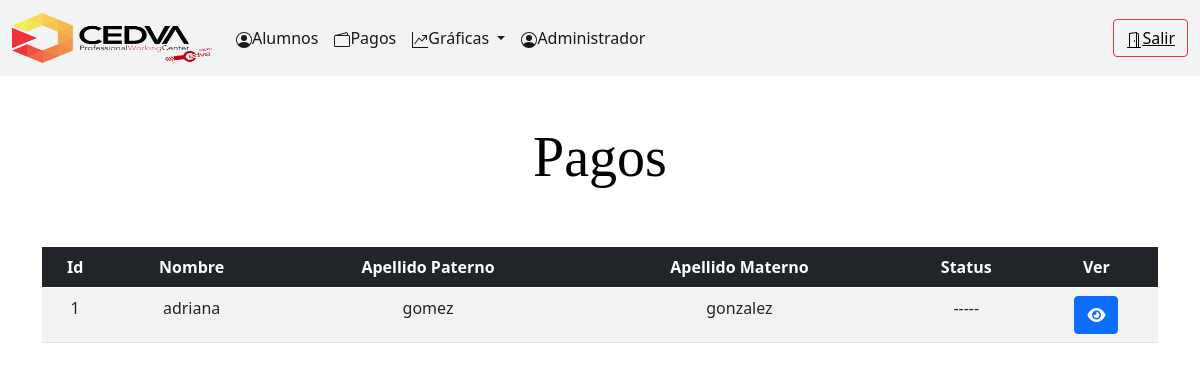
Screenshot of /pagos with the database file from the repository.
### Cedva1/models.py (models this page shows, shortened)
class Alumno(models.Model):
	especialidad = models.ForeignKey(Especialidad, related_name="subcategories1",blank=True , null= True, on_delete=models.CASCADE )
	direccion= models.ForeignKey(Direccion, related_name="subcategories2",blank=True , null= True, on_delete=models.CASCADE )
	tutor = models.ForeignKey(Tutor, related_name="subcategories3",blank=True , null= True, on_delete=models.CASCADE )
	user = models.ForeignKey(User, blank=True , null= True, on_delete=models.CASCADE )
	matricula = models.CharField(max_length=100,blank=True)
	nombreA = models.CharField(max_length=100)
	snombreA = models.CharField(max_length=100)
	apellidoPA = models.CharField(max_length=100)
	apellidoMA = models.CharField(max_length=100)
	edad = models.IntegerField()
	convenio = models.CharField(max_length=800)
	inicioCurso = models.DateField()
	finalCurso = models.DateField()
	observaciones = models.CharField(max_length=1000)
	created=models.DateTimeField(auto_now_add=True)
	update=models.DateTimeField(auto_now_add=True)
	class Meta:
		verbose_name = "alumno"
		verbose_name_plural = "alumnos"

### Pago/views.py (the view)
# urls.py: path('pagos', views.AlumnoPListView.as_view(), name="pagos"),
class AlumnoPListView(ListView):
    model =Alumno
    template_name='pagos.html'
    context_object_name='listas'

### Pago/templates/pagos.html
{%extends 'director/base.html'%}
{% load static %}
{%block content%}
<div class="container" align="center">
	<br>
	<br>
	<h1 class="display-4" align="center" style="font-family: Calisto MT; color: black;"><b>Pagos</b></h1>
	<br>
	<br>
	<table class="table table-striped table-hover" id="tableP" align="center">
		<thead class="table-dark">
			<tr>
				<th scope="col" style="text-align: center;">Id</th>
				<th scope="col" style="text-align: center;">Nombre</th>
				<th scope="col" style="text-align: center;">Apellido Paterno</th>
				<th scope="col" style="text-align: center;">Apellido Materno</th>
				<th scope="col" style="text-align: center;">Status</th>
				<th scope="col" style="text-align: center;">Ver</th>
			</tr>
		</thead>
		<tbody>
			{% for i in listas %}
			<tr align="center">
				<td>{{i.id}}</td>
				<td>{{i.nombreA}}</td>
				<td>{{i.apellidoPA}}</td>
				<td>{{i.apellidoMA}}</td>
				<td>{{i.observaciones}}</td>
				<td><button type="button" class="btn btn-primary" ><a href="{{i.pk}}/pagoalumno"><i class="fa-solid fa-eye" style="color: white;"></i></a></button></td>
			</tr>
			{%endfor%}
		</tbody>
	</table>
</div>
{%endblock%}

### Cedva1/static/css/footer.css (style rules this page uses)
.container { flex: 1 0 auto; min-height: calc(100% - 4rem); width:960px; }

### rows the page displays
Alumno: id "1", nombreA "adriana", apellidoPA "gomez", apellidoMA "gonzalez", observaciones "-----"
